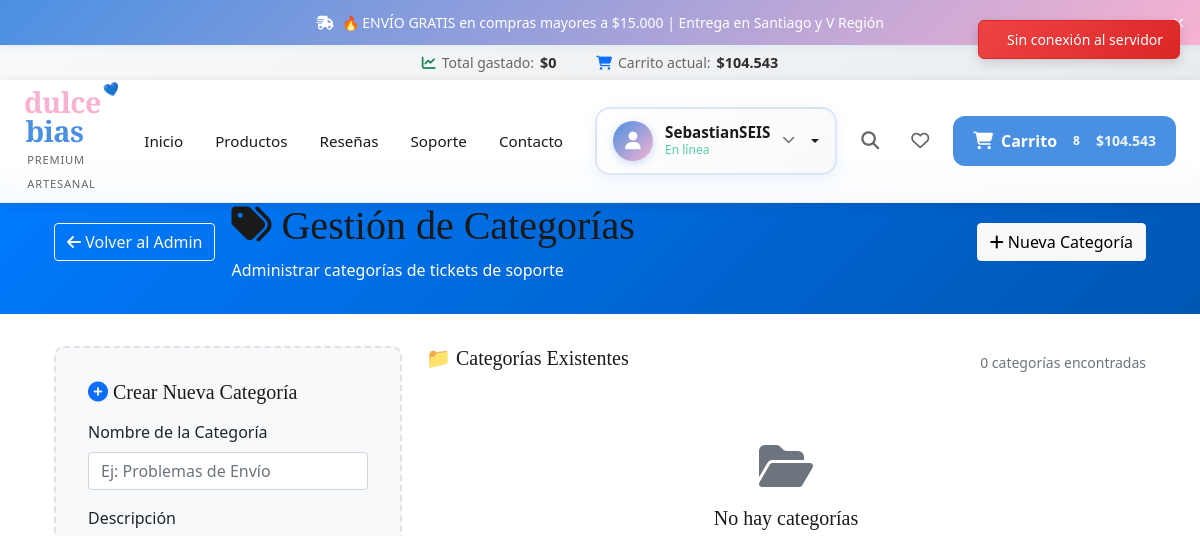
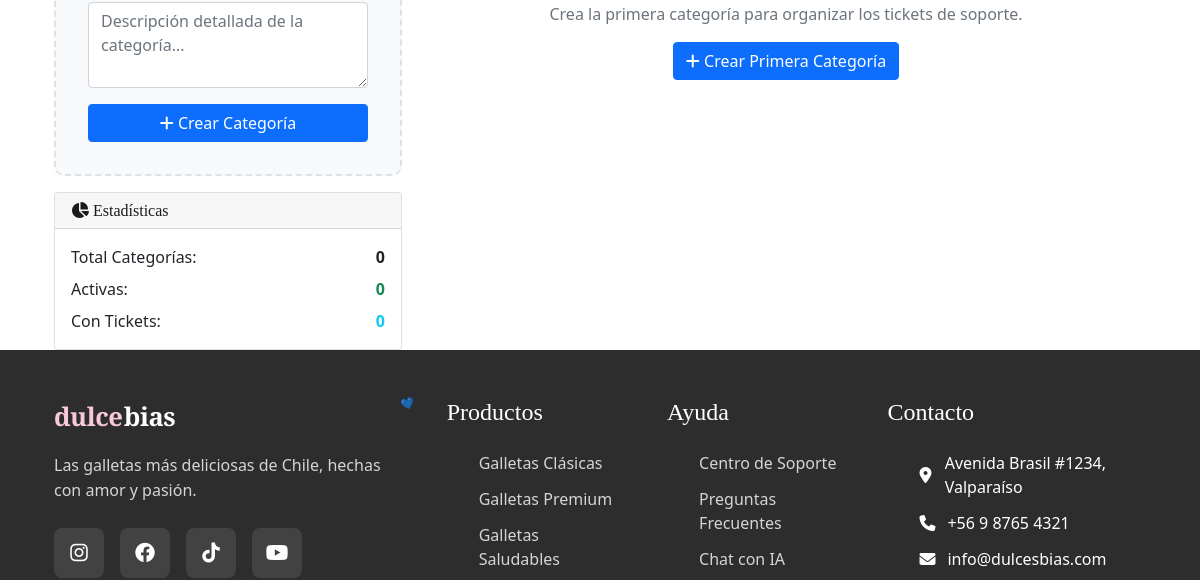
Page /support/admin/categories/ (signed in, upper part) on the earlier database version (2 pictures, top to bottom).
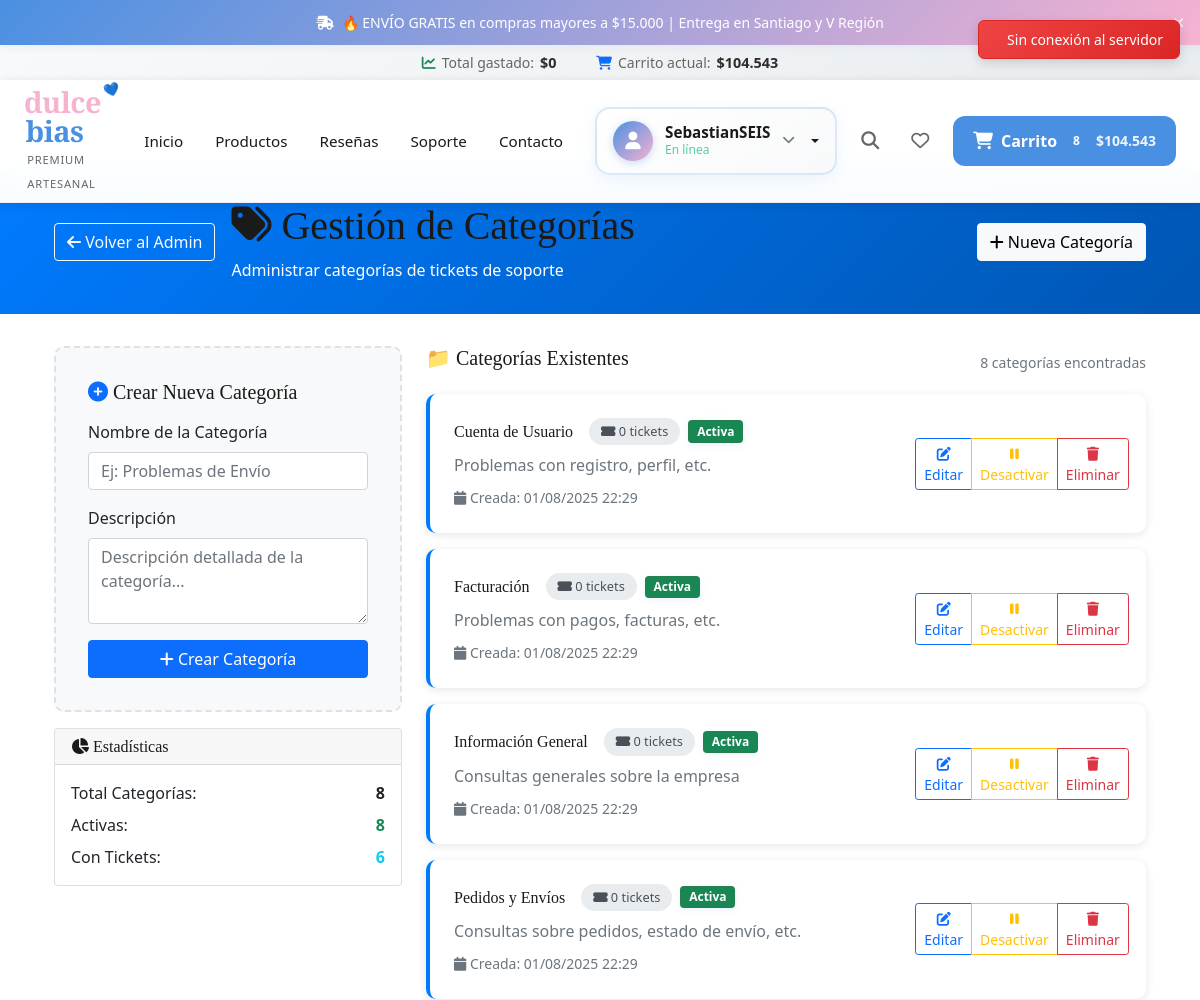
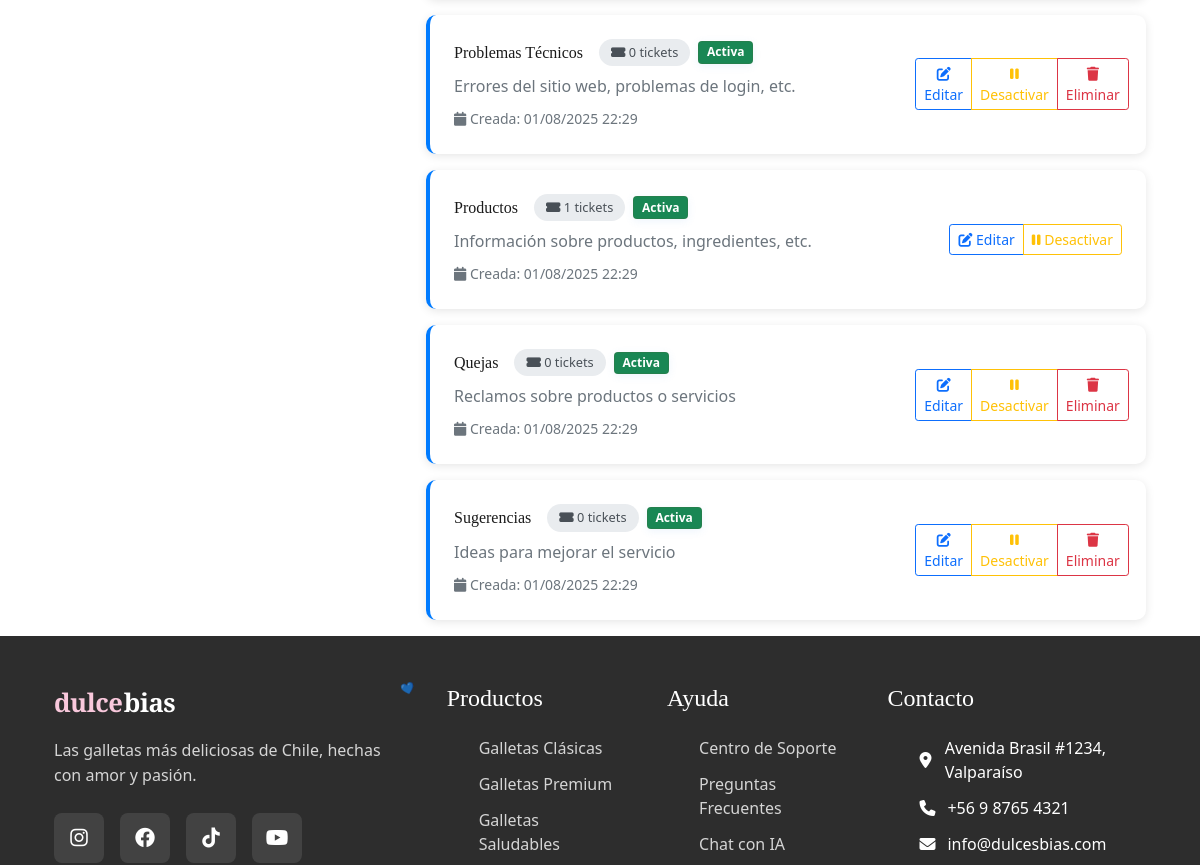
Same page on the later database version (2 pictures, top to bottom).
### support/models.py (models this page shows, shortened)
class SupportCategory(models.Model):
    name = models.CharField(max_length=100, verbose_name="Nombre")
    description = models.TextField(blank=True, verbose_name="Descripción")
    icon = models.CharField(max_length=50, default="fas fa-question", verbose_name="Icono")
    is_active = models.BooleanField(default=True, verbose_name="Activo")
    order = models.PositiveIntegerField(default=0, verbose_name="Orden")
    created_at = models.DateTimeField(auto_now_add=True, verbose_name="Fecha de Creación")
    class Meta:
        verbose_name = "Categoría de Soporte"
        verbose_name_plural = "Categorías de Soporte"
        ordering = ['order', 'name']

### support/admin_views.py (the view)
# urls.py: path('categories/', admin_views.category_management_view, name='admin_category_management'),
@user_passes_test(is_superuser)
def category_management_view(request):
    categories = SupportCategory.objects.annotate(
        ticket_count=Count('supportticket')
    ).order_by('name')
    return render(request, 'support/admin/categories.html', {
        'categories': categories
    })

### accounts/models.py (called while the page is built)
    @property
    def full_name(self):
        return f"{self.user.first_name} {self.user.last_name}".strip()

    @property
    def display_name(self):
        if self.full_name:
            return self.full_name
        return self.user.username

### cart/models.py (called while the page is built)
    @property
    def total_items(self):
        return sum(item.quantity for item in self.items.all())

    @property
    def total_price(self):
        return sum(item.get_total_price() for item in self.items.all())

    @property
    def formatted_total_price(self):
        total = self.total_price
        return f"${int(total):,}".replace(',', '.')

    def get_total_price(self):
        return self.product.current_price * self.quantity

### shop/models.py (called while the page is built)
    @property
    def current_price(self):
        if self.is_on_sale:
            if self.discount_price:
                return self.discount_price
            elif self.discount_percentage > 0:
                discount_amount = self.price * (Decimal(str(self.discount_percentage)) / Decimal('100'))
                return self.price - discount_amount
        return self.price

### support/admin_views.py (called while the page is built)
def is_superuser(user):
    return user.is_authenticated and user.is_superuser

### support/templates/support/admin/categories.html (shortened to what the changed rows need)
{% extends 'base.html' %}
{% load static %}
{% block extra_css %}
<link href="https://cdn.jsdelivr.net/npm/bootstrap@5.1.3/dist/css/bootstrap.min.css" rel="stylesheet">
{% endblock %}
{% block content %}
<div class="admin-header">
    <div class="container">
        <div class="row align-items-center">
            <div class="col-md-8">
                <div class="d-flex align-items-center">
                    <div>
                        <h1><i class="fas fa-tags"></i> Gestión de Categorías</h1>
                    </div>
                </div>
            </div>
        </div>
    </div>
</div>
<div class="container">
    <div class="row">
        <div class="col-md-4">
            <div class="card mt-3">
                <div class="card-body">
                    <div class="d-flex justify-content-between mb-2">
                        <span>Total Categorías:</span>
                        <span class="fw-bold">{{ categories.count }}</span>
                    </div>
                    <div class="d-flex justify-content-between mb-2">
                        <span>Activas:</span>
                        <span class="text-success fw-bold">{{ categories|length }}</span>
                    </div>
                    <div class="d-flex justify-content-between">
                        <span>Con Tickets:</span>
                        <span class="text-info fw-bold">
                            {% for cat in categories %}
                                {% if cat.ticket_count > 0 %}{{ forloop.counter }}{% endif %}
                            {% empty %}0{% endfor %}
                        </span>
                    </div>
                </div>
            </div>
        </div>
        <div class="col-md-8">
            <div class="d-flex justify-content-between align-items-center mb-3">
                <h5>📁 Categorías Existentes</h5>
                <small class="text-muted">{{ categories.count }} categorías encontradas</small>
            </div>
            {% if categories %}
                {% for category in categories %}
                <div class="category-card {% if not category.is_active %}inactive{% endif %}">
                    <div class="row align-items-center">
                        <div class="col-md-8">
                            <div class="d-flex align-items-center mb-2">
                                <h6 class="mb-0 me-3">{{ category.name }}</h6>
                                <span class="stats-badge me-2">
                                    <i class="fas fa-ticket-alt"></i> {{ category.ticket_count }} tickets
                                </span>
                                {% if category.is_active %}
                                <span class="badge bg-success">Activa</span>
                                {% else %}
                                <span class="badge bg-danger">Inactiva</span>
                                {% endif %}
                            </div>
                            {% if category.description %}
                            <p class="text-muted mb-2">{{ category.description }}</p>
                            {% endif %}
                            <small class="text-muted">
                                <i class="fas fa-calendar"></i> Creada: {{ category.created_at|date:"d/m/Y H:i" }}
                            </small>
                        </div>
                        <div class="col-md-4 text-end">
                            <div class="btn-group btn-group-sm">
                                <button class="btn btn-outline-primary"
                                        data-bs-toggle="modal"
                                        data-bs-target="#editCategoryModal"
                                        data-category-id="{{ category.id }}"
                                        data-category-name="{{ category.name }}"
                                        data-category-description="{{ category.description }}"
                                        data-category-active="{{ category.is_active|yesno:'true,false' }}">
                                    <i class="fas fa-edit"></i> Editar
                                </button>
                                {% if category.is_active %}
                                <button class="btn btn-outline-warning toggle-category-btn"
                                        data-category-id="{{ category.id }}"
                                        data-action="false">
                                    <i class="fas fa-pause"></i> Desactivar
                                </button>
                                {% else %}
                                <button class="btn btn-outline-success toggle-category-btn"
                                        data-category-id="{{ category.id }}"
                                        data-action="true">
                                    <i class="fas fa-play"></i> Activar
                                </button>
                                {% endif %}
                                {% if category.ticket_count == 0 %}
                                <button class="btn btn-outline-danger delete-category-btn"
                                        data-category-id="{{ category.id }}"
                                        data-category-name="{{ category.name }}">
                                    <i class="fas fa-trash"></i> Eliminar
                                </button>
                                {% endif %}
                            </div>
                        </div>
                    </div>
                </div>
                {% endfor %}
            {% else %}
                <div class="text-center py-5">
                    <i class="fas fa-folder-open fa-3x text-muted mb-3"></i>
                    <h5>No hay categorías</h5>
                    <p class="text-muted">Crea la primera categoría para organizar los tickets de soporte.</p>
                    <button class="btn btn-primary" data-bs-toggle="modal" data-bs-target="#createCategoryModal">
                        <i class="fas fa-plus"></i> Crear Primera Categoría
                    </button>
                </div>
            {% endif %}
        </div>
    </div>
</div>
{% endblock %}

Differences in the rows shown:
added SupportCategory: name "Productos", ticket_count "1", is_active "Activa", description "Información sobre productos, ingredientes, etc.", created_at "01/08/2025 22:29"
added SupportCategory: name "Cuenta de Usuario", ticket_count "0", is_active "Activa", description "Problemas con registro, perfil, etc.", created_at "01/08/2025 22:29", shown under "📁 Categorías Existentes"
added SupportCategory: name "Facturación", ticket_count "0", is_active "Activa", description "Problemas con pagos, facturas, etc.", created_at "01/08/2025 22:29", shown under "📁 Categorías Existentes"
added SupportCategory: name "Información General", ticket_count "0", is_active "Activa", description "Consultas generales sobre la empresa", created_at "01/08/2025 22:29", shown under "📁 Categorías Existentes"
added SupportCategory: name "Pedidos y Envíos", ticket_count "0", is_active "Activa", description "Consultas sobre pedidos, estado de envío, etc.", created_at "01/08/2025 22:29", shown under "📁 Categorías Existentes"
added SupportCategory: name "Problemas Técnicos", ticket_count "0", is_active "Activa", description "Errores del sitio web, problemas de login, etc.", created_at "01/08/2025 22:29", shown under "📁 Categorías Existentes"
added SupportCategory: name "Quejas", ticket_count "0", is_active "Activa", description "Reclamos sobre productos o servicios", created_at "01/08/2025 22:29", shown under "📁 Categorías Existentes"
added SupportCategory: name "Sugerencias", ticket_count "0", is_active "Activa", description "Ideas para mejorar el servicio", created_at "01/08/2025 22:29", shown under "📁 Categorías Existentes"
Other differences:
{{ categories.count }}: "0" → "8"
{{ categories|length }}: "0" → "8"
text no longer shown: "0 No hay categorías Crea la primera categoría para organizar los tickets de soporte. Crear Primera Categoría"
